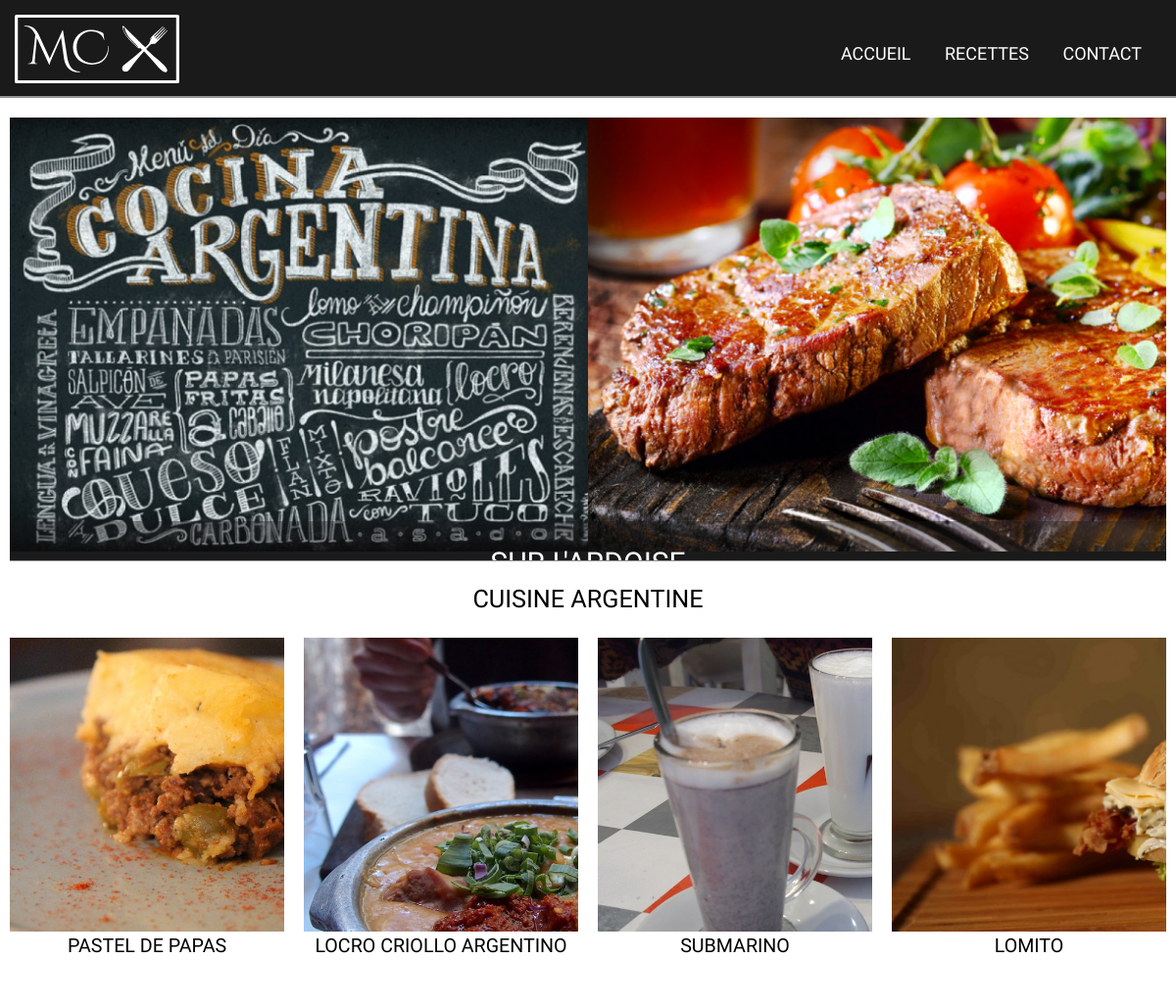
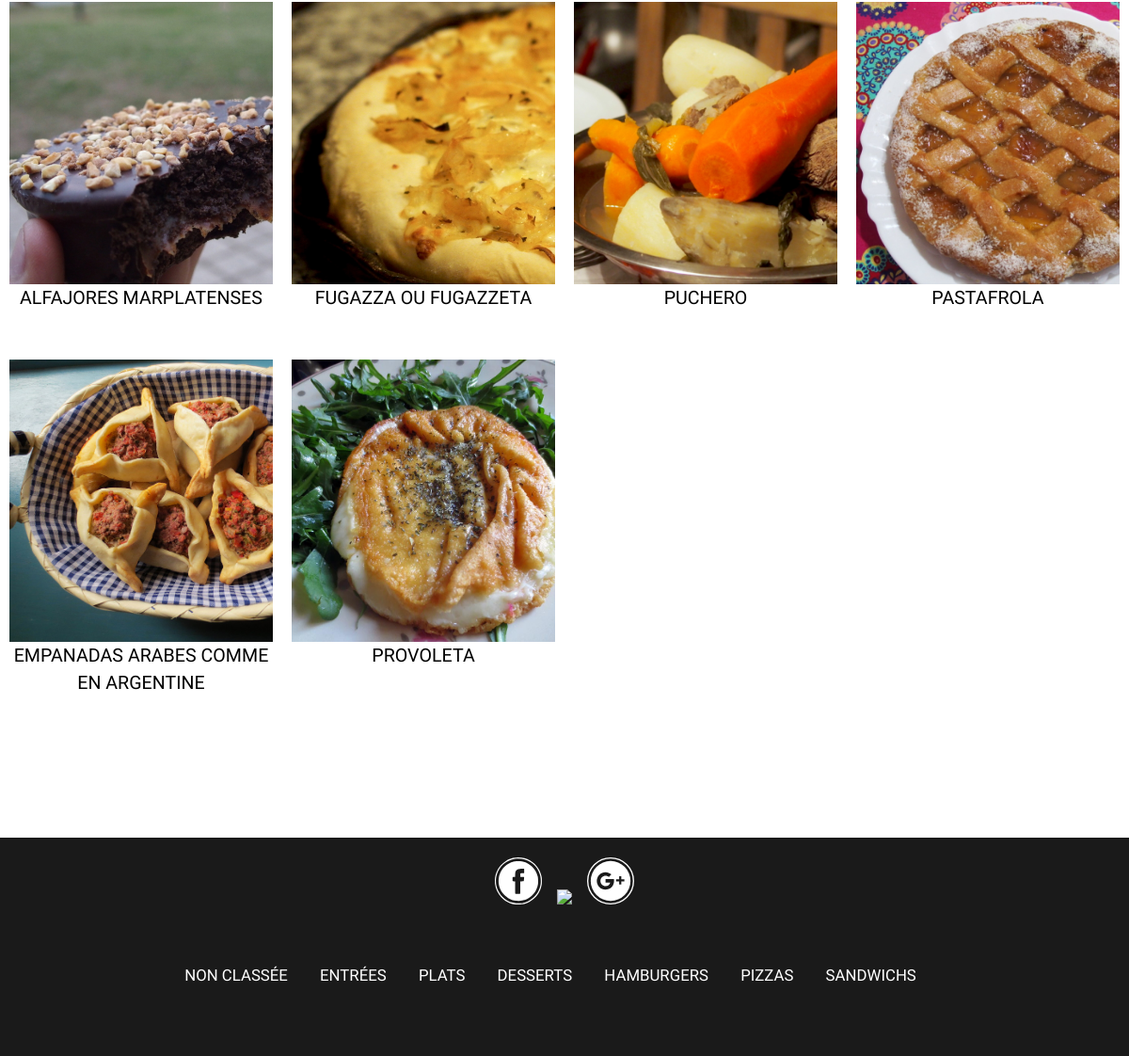
The app's page /public/index.php?p=slate with its own data (2 pictures, top to bottom).
### tables this page shows
CREATE TABLE IF NOT EXISTS `recipes` (
  `id` int(4) NOT NULL AUTO_INCREMENT,
  `title` varchar(80) NOT NULL,
  `post_date` datetime NOT NULL,
  `description` mediumtext,
  `category_id` int(4) DEFAULT NULL,
  `ingredients` mediumtext,
  `picture` varchar(255) DEFAULT 'recette.png',
  `pays` varchar(80) DEFAULT NULL,
  `posted` tinyint(1) NOT NULL DEFAULT '0',
  `admin_id` int(4) NOT NULL,
  PRIMARY KEY (`id`),
  KEY `articles_category_id_index` (`category_id`),
  KEY `id` (`id`),
  KEY `admin_id` (`admin_id`)
);

CREATE TABLE IF NOT EXISTS `categories` (
  `id` int(4) NOT NULL AUTO_INCREMENT,
  `category_name` varchar(80) NOT NULL,
  `description` mediumtext,
  PRIMARY KEY (`id`),
  UNIQUE KEY `categorie_id_uindex` (`id`)
);

### public/index.php (called while the page is built, shortened)
<?php
require ROOT . '/app/App.php';
if(isset($_GET['p'])){
    $page = $_GET['p'];
} else {
    $page = 'pages';
}
if (file_exists(ROOT . "/app/controllers/$page.controller.php")) {
    require ROOT . "/app/controllers/$page.controller.php";
}
require ROOT . '/app/views/templates/layout.phtml';

### app/Autoload.php (called while the page is built, shortened)
<?php
class Autoload{
    static function autoload($class){
        if (strpos($class, __NAMESPACE__ . '\\') === 0){
            $class = str_replace(__NAMESPACE__ . '\\', '', $class);
            $class = str_replace('\\', '/', $class);
        }
    }
}

### app/controllers/slate.controller.php (called while the page is built, shortened)
<?php
$recipeModel = new Recipe();
$pays = 'Argentine';
$recipes = $recipeModel->getByPays($pays);

### lib/Autoload.php (called while the page is built, shortened)
<?php
class Autoload{
    static function autoload($class){
        if (strpos($class, __NAMESPACE__ . '\\') === 0){
            $class = str_replace(__NAMESPACE__ . '\\', '', $class);
            $class = str_replace('\\', '/', $class);
        }
    }
}

### app/App.php (called while the page is built, shortened)
<?php
Class App{
    private static $database;
    public static function load(){
        require ROOT . '/app/Autoload.php';
        require ROOT . '/lib/Autoload.php';
    }
    public static function getDatabase(){
        if(self::$database === null){
            self::$database = new Database(self::DB_NAME, self::DB_HOST, self::DB_USER, self::DB_PASS);
        }
        return self::$database;
    }
}

### lib/Database.php (called while the page is built, shortened)
<?php
class Database{
    private $db_name;
    private $db_host;
    private $db_user;
    private $db_pass;
    private $pdo;
    public function __construct($db_name, $db_host, $db_user, $db_pass)
    {
        $this->db_name = $db_name;
        $this->db_host = $db_host;
        $this->db_user = $db_user;
        $this->db_pass = $db_pass;
    }
    private function getPDO()
    {
        if($this->pdo === null){
            $pdo = new PDO('mysql:dbname=' . $this->db_name . ';host=' . $this->db_host, $this->db_user, $this->db_pass, [
                PDO::ATTR_ERRMODE => PDO::ERRMODE_EXCEPTION,
                PDO::ATTR_EMULATE_PREPARES => false,
                PDO::MYSQL_ATTR_INIT_COMMAND => 'SET NAMES \'UTF8\''
            ]);
            $this->pdo = $pdo;
        }
        return $this->pdo;
    }
    public function query_all($sql, array $params = []) {
        $query = $this->getPDO()->prepare($sql);
        $query->execute($params);
        return $query->fetchAll(PDO::FETCH_OBJ);
    }
}

### app/models/Recipe.php (called while the page is built, shortened)
<?php
Class Recipe {
    public function getByPays($pays){
        return App::getDatabase()->query_all("
          SELECT *
          FROM recipes
          WHERE pays = ? AND posted='1'
          ORDER BY recipes.post_date DESC
        ", [$pays]);
    }
}

### app/models/Category.php (called while the page is built, shortened)
<?php
Class Category {
    Public function getAll(){
        return App::getDatabase()->query_all("
          SELECT *
          FROM categories
        ");
    }
}

### app/views/slate.phtml (the view, shortened to what this page needs)
<section class="container" id="slate">
    <figure>
        <a href="index.php?p=slate"><img src="img/slate.jpg" alt="Hamburgers"></a>
        <a href="index.php?p=slate"><figcaption><h1>Sur l'ardoise</h1></figcaption></a>
    </figure>
    <h2>Cuisine argentine</h2>
    <div class="grid" id="grid">
<?php foreach ($recipes as $recipe): ?>
     <div class="grid_recipe">
<?= '<div class="grid_image" style="background-image:url(\'img/recipes/'.$recipe->picture.'\')"></div>'; ?>
<h3 class="grid_title"><?= $recipe->title ?></h3>
<?= substr($recipe->description, 0, 500); ?> <span>- [...]</span>
</div>
<?php endforeach; ?>
</div>
</section>

### app/views/templates/footer.phtml
<?php use App\Models\Category;
$categoryModel = new Category();
$categories = $categoryModel->getAll(); ?>
<div>
    <button class="social_button share_facebook" data-url="">
        <img src="img/icons/facebook.svg">
    </button>
    <button class="social_button share_twitter" data-url="">
        <img src="img/icons/twitter.svg">
    </button>
    <button class="social_button share_gplus" data-url="">
        <img src="img/icons/gplus.svg">
    </button>
</div>
<nav>
<?php foreach ($categories as $category): ?>
    <a href="index.php?p=category&id=<?= $category->id; ?>"><?= $category->category_name; ?></a>
<?php endforeach; ?>
</nav>

### public/css/style.css (style rules this page uses)
* { box-sizing: border-box; }
html { font-size: 62.5%; }
body { font-family: 'Lora', serif; line-height: 180%; }
h1, h2, h3, h4 { font-family: Quattrocento, serif; text-transform: uppercase; font-weight: lighter; line-height: 150%; }
nav { font-family: Quattrocento, serif; font-weight: lighter; text-transform: uppercase; margin-bottom: 5rem; }
a { text-decoration: none; color: #2c2D2f; font-weight: lighter; }
img { max-width: 100%; }
section { padding-top: 6rem; }
.container { text-align: center; background-color: #FFF; max-width: 120rem; margin: 0 auto; padding: 4rem 1rem 10rem; }
.social_button { background-color: #ffffff00; border: 0; }
nav a { color: #fff; padding-right: 3rem; }
#slate figure { width: 100%; min-height: 17rem; background-color: #1a1a1a; margin: auto; text-align: center; position: relative; overflow: hidden; box-shadow: 0px 1px rgba(26,26,26,.5); }
#slate figcaption { position: absolute; left: 0; bottom: -2rem; width: 100%; height: 6rem; padding: 0 2rem; font-size: 1.5rem; line-height: 2rem; text-align: center; color: #fff; background: #1a1a1a66; overflow: hidden; transition: all 0.7s; }
.grid { display: grid; grid-template-columns: repeat(4, 1fr); grid-column-gap: 2rem; grid-auto-flow: row dense; counter-reset: grid; }
.grid_recipe { cursor: pointer; margin-bottom: 3rem; }
.grid_image { width: 100%; height: 30rem ; overflow: hidden; background-size: cover; margin-right: 5rem; float: left; }
footer nav { margin-top: 5rem; }

### public/css/mobil.css (style rules this page uses)
@media only screen and (min-width: 360px) { .flow-text { font-size: 1.2rem; } }
@media only screen and (min-width: 390px) { .flow-text { font-size: 1.224rem; } }
@media only screen and (min-width: 420px) { .flow-text { font-size: 1.248rem; } }
@media only screen and (min-width: 450px) { .flow-text { font-size: 1.272rem; } }
@media only screen and (min-width: 480px) { .flow-text { font-size: 1.296rem; } }
@media only screen and (min-width: 510px) { .flow-text { font-size: 1.32rem; } }
@media only screen and (min-width: 540px) { .flow-text { font-size: 1.344rem; } }
@media only screen and (min-width: 570px) { .flow-text { font-size: 1.368rem; } }
@media only screen and (min-width: 600px) { .flow-text { font-size: 1.392rem; } }
@media only screen and (min-width: 630px) { .flow-text { font-size: 1.416rem; } }
@media only screen and (min-width: 660px) { .flow-text { font-size: 1.44rem; } }
@media only screen and (min-width: 690px) { .flow-text { font-size: 1.464rem; } }
@media only screen and (min-width: 720px) { .flow-text { font-size: 1.488rem; } }
@media only screen and (min-width: 750px) { .flow-text { font-size: 1.512rem; } }
@media only screen and (min-width: 780px) { .flow-text { font-size: 1.536rem; } }
@media only screen and (min-width: 810px) { .flow-text { font-size: 1.56rem; } }
@media only screen and (min-width: 840px) { .flow-text { font-size: 1.584rem; } }
@media only screen and (min-width: 870px) { .flow-text { font-size: 1.608rem; } }
@media only screen and (min-width: 900px) { .flow-text { font-size: 1.632rem; } }
@media only screen and (min-width: 930px) { .flow-text { font-size: 1.656rem; } }
@media only screen and (min-width: 960px) { .flow-text { font-size: 1.68rem; } }

### records on screen
recipes: picture (picture), title "PASTEL DE PAPAS"
recipes: picture (picture), title "LOCRO CRIOLLO ARGENTINO"
recipes: picture (picture), title "SUBMARINO"
recipes: picture (picture), title "LOMITO"
recipes: picture (picture), title "ALFAJORES MARPLATENSES"
recipes: picture (picture), title "FUGAZZA OU FUGAZZETA"
recipes: picture (picture), title "PUCHERO"
recipes: picture (picture), title "PASTAFROLA"
recipes: picture (picture), title "EMPANADAS ARABES COMME EN ARGENTINE"
recipes: picture (picture), title "PROVOLETA"
categories: category_name "NON CLASSÉE"
categories: category_name "ENTRÉES"
categories: category_name "PLATS"
categories: category_name "DESSERTS"
categories: category_name "HAMBURGERS"
categories: category_name "PIZZAS"
categories: category_name "SANDWICHS"
